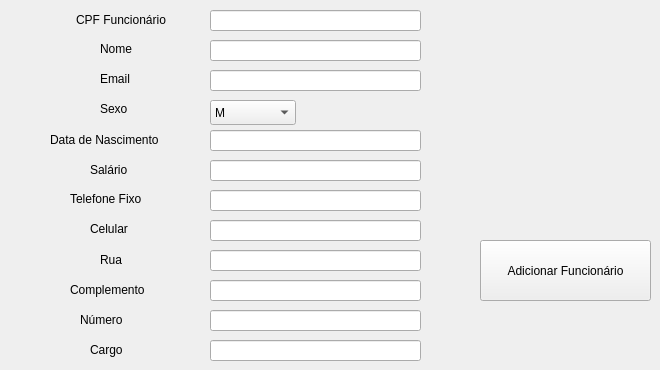
      <widget class="QWidget" name="tr_general_vision_tab_4">
       <attribute name="title">
        <string>Adicionar Funcionário</string>
       </attribute>
       <widget class="QLabel" name="label_clients_name_3">
        <property name="geometry">
         <rect>
          <x>76</x>
          <y>10</y>
          <width>121</width>
          <height>20</height>
         </rect>
        </property>
        <property name="text">
         <string>CPF Funcionário</string>
        </property>
       </widget>
       <widget class="QLabel" name="label_clients_phone_3">
        <property name="geometry">
         <rect>
          <x>100</x>
          <y>40</y>
          <width>67</width>
          <height>17</height>
         </rect>
        </property>
        <property name="text">
         <string>Nome</string>
        </property>
       </widget>
       <widget class="QLabel" name="label_clients_address_3">
        <property name="geometry">
         <rect>
          <x>100</x>
          <y>70</y>
          <width>67</width>
          <height>17</height>
         </rect>
        </property>
        <property name="text">
         <string>Email</string>
        </property>
       </widget>
       <widget class="QPushButton" name="botao_adicionar_funcionario">
        <property name="geometry">
         <rect>
          <x>480</x>
          <y>240</y>
          <width>171</width>
          <height>61</height>
         </rect>
        </property>
        <property name="text">
         <string>Adicionar Funcionário</string>
        </property>
       </widget>
       <widget class="QLabel" name="label_clients_company_3">
        <property name="geometry">
         <rect>
          <x>100</x>
          <y>100</y>
          <width>67</width>
          <height>17</height>
         </rect>
        </property>
        <property name="text">
         <string>Sexo</string>
        </property>
       </widget>
       <widget class="QLabel" name="label_clients_email_11">
        <property name="geometry">
         <rect>
          <x>50</x>
          <y>130</y>
          <width>141</width>
          <height>20</height>
         </rect>
        </property>
        <property name="text">
         <string>Data de Nascimento</string>
        </property>
       </widget>
       <widget class="QLineEdit" name="entrada_cpf_funcionario">
        <property name="geometry">
         <rect>
          <x>210</x>
          <y>10</y>
          <width>211</width>
          <height>21</height>
         </rect>
        </property>
       </widget>
       <widget class="QLineEdit" name="entrada_nome_funcionario">
        <property name="geometry">
         <rect>
          <x>210</x>
          <y>40</y>
          <width>211</width>
          <height>21</height>
         </rect>
        </property>
       </widget>
       <widget class="QLineEdit" name="entrada_email_funcionario">
        <property name="geometry">
         <rect>
          <x>210</x>
          <y>70</y>
          <width>211</width>
          <height>21</height>
         </rect>
        </property>
       </widget>
       <widget class="QLineEdit" name="entrada_data_funcionario">
        <property name="geometry">
         <rect>
          <x>210</x>
          <y>130</y>
          <width>211</width>
          <height>21</height>
         </rect>
        </property>
       </widget>
       <widget class="QLineEdit" name="entrada_telefone_funcionario">
        <property name="geometry">
         <rect>
          <x>210</x>
          <y>190</y>
          <width>211</width>
          <height>21</height>
         </rect>
        </property>
       </widget>
       <widget class="QLineEdit" name="entrada_celular_funcionario">
        <property name="geometry">
         <rect>
          <x>210</x>
          <y>220</y>
          <width>211</width>
          <height>21</height>
         </rect>
        </property>
       </widget>
       <widget class="QLabel" name="label_clients_name_10">
        <property name="geometry">
         <rect>
          <x>90</x>
          <y>220</y>
          <width>91</width>
          <height>17</height>
         </rect>
        </property>
        <property name="text">
         <string>Celular</string>
        </property>
       </widget>
       <widget class="QLabel" name="label_clients_name_7">
        <property name="geometry">
         <rect>
          <x>70</x>
          <y>190</y>
          <width>91</width>
          <height>17</height>
         </rect>
        </property>
        <property name="text">
         <string>Telefone Fixo</string>
        </property>
       </widget>
       <widget class="QLineEdit" name="entrada_numero_funcionario">
        <property name="geometry">
         <rect>
          <x>210</x>
          <y>310</y>
          <width>211</width>
          <height>21</height>
         </rect>
        </property>
       </widget>
       <widget class="QLineEdit" name="entrada_rua_funcionario">
        <property name="geometry">
         <rect>
          <x>210</x>
          <y>250</y>
          <width>211</width>
          <height>21</height>
         </rect>
        </property>
        <property name="text">
         <string/>
        </property>
       </widget>
       <widget class="QLabel" name="label_clients_email_13">
        <property name="geometry">
         <rect>
          <x>70</x>
          <y>280</y>
          <width>121</width>
          <height>20</height>
         </rect>
        </property>
        <property name="text">
         <string>Complemento</string>
        </property>
       </widget>
       <widget class="QLineEdit" name="entrada_complemento_funcionario">
        <property name="geometry">
         <rect>
          <x>210</x>
          <y>280</y>
          <width>211</width>
          <height>21</height>
         </rect>
        </property>
       </widget>
       <widget class="QLabel" name="label_clients_email_14">
        <property name="geometry">
         <rect>
          <x>100</x>
          <y>250</y>
          <width>121</width>
          <height>20</height>
         </rect>
        </property>
        <property name="text">
         <string>Rua</string>
        </property>
       </widget>
       <widget class="QLabel" name="label_clients_email_15">
        <property name="geometry">
         <rect>
          <x>80</x>
          <y>310</y>
          <width>121</width>
          <height>20</height>
         </rect>
        </property>
        <property name="text">
         <string>Número</string>
        </property>
       </widget>
       <widget class="QComboBox" name="box_sexo_funcionario">
        <property name="geometry">
         <rect>
          <x>210</x>
          <y>100</y>
          <width>86</width>
          <height>25</height>
         </rect>
        </property>
        <item>
         <property name="text">
          <string>M</string>
         </property>
        </item>
        <item>
         <property name="text">
          <string>F</string>
         </property>
        </item>
       </widget>
       <widget class="QLabel" name="label_clients_email_12">
        <property name="geometry">
         <rect>
          <x>90</x>
          <y>160</y>
          <width>141</width>
          <height>20</height>
         </rect>
        </property>
        <property name="text">
         <string>Salário</string>
        </property>
       </widget>
       <widget class="QLineEdit" name="entrada_salario_funcionario">
        <property name="geometry">
         <rect>
          <x>210</x>
          <y>160</y>
          <width>211</width>
          <height>21</height>
         </rect>
        </property>
       </widget>
       <widget class="QLabel" name="label_clients_email_31">
        <property name="geometry">
         <rect>
          <x>90</x>
          <y>340</y>
          <width>121</width>
          <height>20</height>
         </rect>
        </property>
        <property name="text">
         <string>Cargo</string>
        </property>
       </widget>
       <widget class="QLineEdit" name="entrada_cargo_funcionario">
        <property name="geometry">
         <rect>
          <x>210</x>
          <y>340</y>
          <width>211</width>
          <height>21</height>
         </rect>
        </property>
       </widget>
      </widget>
